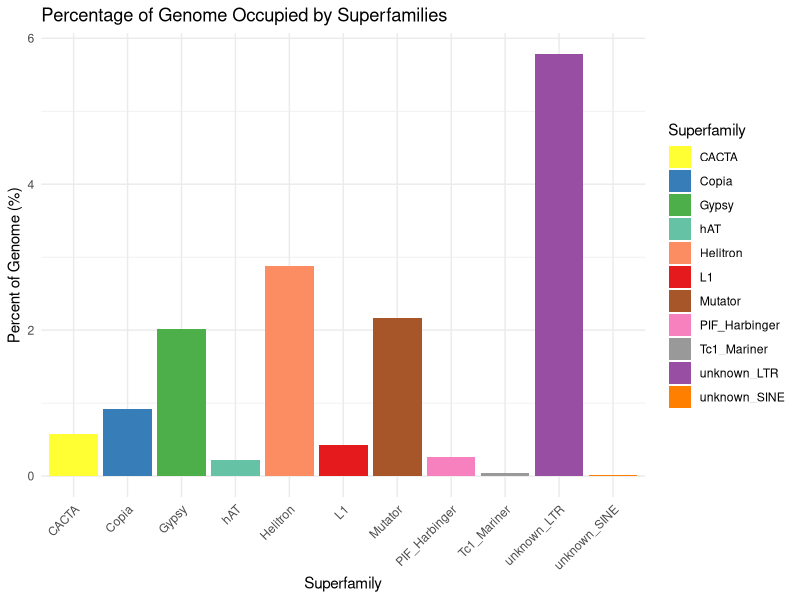

Write the R code that produced this figure.
# Load necessary libraries
library(ggplot2)
library(reshape2)

# Data input: You can manually input or read from a file
superfamilies_data <- data.frame(
  Superfamily = c("L1", "Copia", "Gypsy", "unknown_LTR", "unknown_SINE", "CACTA", "Mutator", 
                  "PIF_Harbinger", "Tc1_Mariner", "hAT", "Helitron"),
  bpMasked = c(596560, 1291761, 2828646, 8100638, 34964, 813816, 3038120, 
               363475, 54821, 305246, 4039663),
  percentGenome = c(0.43, 0.92, 2.02, 5.78, 0.02, 0.58, 2.17, 
                    0.26, 0.04, 0.22, 2.88)
)

# Melt the data for easier plotting
melted_data <- melt(superfamilies_data, id.vars = "Superfamily")

# Plot showing only Percent of Genome
ggplot(superfamilies_data, aes(x = Superfamily, y = percentGenome, fill = Superfamily)) + 
  geom_bar(stat = "identity") + 
  labs(title = "Percentage of Genome Occupied by Superfamilies", 
       x = "Superfamily", y = "Percent of Genome (%)") +
  theme_minimal() +
  theme(axis.text.x = element_text(angle = 45, hjust = 1)) +
  scale_fill_manual(values = c("L1" = "#E41A1C", "Copia" = "#377EB8", "Gypsy" = "#4DAF4A", 
                               "unknown_LTR" = "#984EA3", "unknown_SINE" = "#FF7F00", 
                               "CACTA" = "#FFFF33", "Mutator" = "#A65628", 
                               "PIF_Harbinger" = "#F781BF", "Tc1_Mariner" = "#999999", 
                               "hAT" = "#66C2A5", "Helitron" = "#FC8D62"))